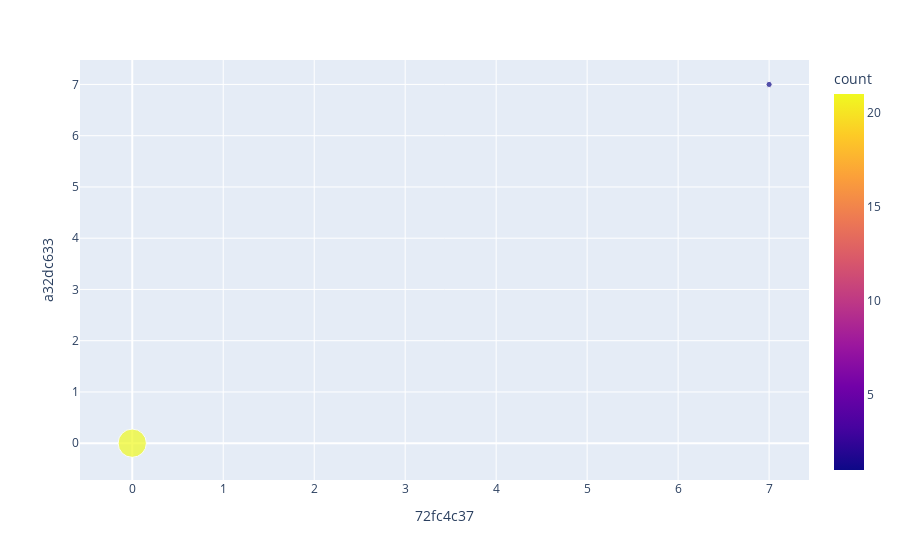

Notebook code for this chart:
### Code cell
dfBroker18_1 = [df for df in dfList if df['name'] == 'abb-edge-18-broker-1'][0]
dfT1 = transposeData(dfBroker18_1['data'], '60T')
df1 = pd.DataFrame(dfT1, columns=['72fc4c37','a32dc633'])

df2 = df1.groupby(['72fc4c37','a32dc633']).size().reset_index(name='count')
display(df2)
fig = px.scatter(df2, x = '72fc4c37', y = 'a32dc633', size='count', color="count")
fig.show()

### Figure 1 — Plotly figure (JSON) as saved in the notebook; plotly's stock layout.template omitted (floating-point values rounded to 4 significant figures)
{"data": [{"hovertemplate": "72fc4c37=%{x}<br>a32dc633=%{y}<br>count=%{marker.color}<extra></extra>", "legendgroup": "", "marker": {"color": [21, 1], "coloraxis": "coloraxis", "size": [21, 1], "sizemode": "area", "sizeref": 0.0525, "symbol": "circle"}, "mode": "markers", "name": "", "orientation": "v", "showlegend": false, "type": "scatter", "x": [0, 7], "xaxis": "x", "y": [0, 7], "yaxis": "y"}], "layout": {"coloraxis": {"colorbar": {"title": {"text": "count"}}, "colorscale": [[0, "#0d0887"], [0.1111, "#46039f"], [0.2222, "#7201a8"], [0.3333, "#9c179e"], [0.4444, "#bd3786"], [0.5556, "#d8576b"], [0.6667, "#ed7953"], [0.7778, "#fb9f3a"], [0.8889, "#fdca26"], [1, "#f0f921"]]}, "legend": {"itemsizing": "constant", "tracegroupgap": 0}, "margin": {"t": 60}, "xaxis": {"anchor": "y", "domain": [0, 1], "title": {"text": "72fc4c37"}}, "yaxis": {"anchor": "x", "domain": [0, 1], "title": {"text": "a32dc633"}}}}
